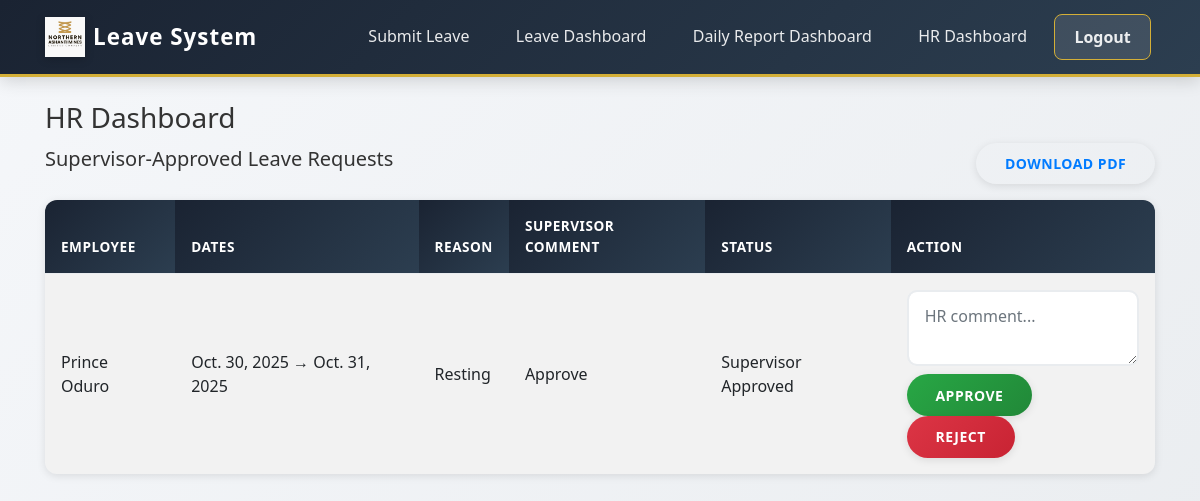
Page /hr/ (signed in) on the committed database.
### leave_app/models.py (models this page shows, shortened)
class LeaveRequest(models.Model):
    STATUS_CHOICES = [
        ('Pending', 'Pending Supervisor Approval'),
        ('Supervisor Approved', 'Approved by Supervisor'),
        ('Supervisor Rejected', 'Rejected by Supervisor'),
        ('HR Approved', 'Approved by HR'),
        ('HR Rejected', 'Rejected by HR'),
    ]
    employee = models.ForeignKey(Employee, on_delete=models.CASCADE)
    supervisor = models.ForeignKey(Supervisor, on_delete=models.CASCADE)
    start_date = models.DateField()
    end_date = models.DateField()
    reason = models.TextField()
    supervisor_comment = models.TextField(blank=True)
    hr_comment = models.TextField(blank=True)
    status = models.CharField(max_length=30, choices=STATUS_CHOICES, default='Pending')
    date_requested = models.DateField(default=date.today)

class Employee(models.Model):
    user = models.OneToOneField(User, on_delete=models.CASCADE)
    department = models.CharField(max_length=100)
    position = models.CharField(max_length=100, blank=True)
    annual_leave_days = models.IntegerField(default=30) # yearly allocation
    leave_days_taken = models.IntegerField(default=0)
    last_reset_year = models.IntegerField(default=date.today().year)

### leave_app/views.py (the view)
# urls.py: path('hr/', views.hr_dashboard, name='hr_dashboard'),
@login_required
def hr_dashboard(request):
    if not request.user.is_staff:
        messages.error(request, "Access denied. Only HR staff can view this page.")
        return redirect('login')
    try:
        employee = Employee.objects.get(user=request.user)
    except Employee.DoesNotExist:
        messages.error(request, "Access denied. You are not registered as an HR staff.")
        return redirect('login')
    if employee.department != 'Human Resource & Administration':
        messages.error(request, "Access denied. You are not in the HR department.")
        return redirect('login')
    requests = LeaveRequest.objects.filter(status='Supervisor Approved').order_by('-date_requested')
    return render(request, 'hr_dashboard.html', {'requests': requests})

### templates/hr_dashboard.html (shortened to what this page needs)
{% extends 'base.html' %}
{% block content %}
<h3>HR Dashboard</h3>
<div class="d-flex justify-content-between align-items-center mb-3">
  <h5>Supervisor-Approved Leave Requests</h5>
  <a href="{% url 'export_leave_pdf' %}" class="btn btn-outline-primary">Download PDF</a>
</div>
<table class="table table-striped">
  <thead class="thead-light">
    <tr>
      <th>Employee</th>
      <th>Dates</th>
      <th>Reason</th>
      <th>Supervisor Comment</th>
      <th>Status</th>
      <th>Action</th>
    </tr>
  </thead>
  <tbody>
    {% for leave in requests %}
      <tr>
        <td>{{ leave.employee.user.get_full_name }}</td>
        <td>{{ leave.start_date }} → {{ leave.end_date }}</td>
        <td>{{ leave.reason }}</td>
        <td>{{ leave.supervisor_comment }}</td>
        <td>{{ leave.status }}</td>
        <td>
          <form method="POST" action="{% url 'hr_approve' leave.id %}">
            <textarea name="comment" placeholder="HR comment..." class="form-control mb-2" rows="2"></textarea>
            <button name="action" value="approve" class="btn btn-success btn-sm">Approve</button>
            <button name="action" value="reject" class="btn btn-danger btn-sm">Reject</button>
          </form>
        </td>
      </tr>
    {% empty %}
      <tr><td colspan="6" class="text-center">No supervisor-approved requests.</td></tr>
    {% endfor %}
  </tbody>
</table>
{% endblock %}

### templates/base.html (style rules this page uses)
:root { --primary-navy: #1a2332; --primary-navy-light: #2c3e50; --accent-gold: #d4af37; --accent-gold-dark: #b8941f; --accent-gold-light: #f0e68c; --success-green: #28a745; --danger-red: #dc3545; --warning-yellow: #ffc107; --info-blue: #17a2b8; --light-bg: #f8f9fa; --white: #ffffff; --shadow-sm: 0 2px 8px rgba(0,0,0,0.1); --shadow-md: 0 4px 16px rgba(0,0,0,0.15); --shadow-lg: 0 8px 24px rgba(0,0,0,0.2); }
* { margin: 0; padding: 0; box-sizing: border-box; }
body { font-family: 'Segoe UI', Tahoma, Geneva, Verdana, sans-serif; background: linear-gradient(135deg, #f5f7fa 0%, #e9ecef 100%); min-height: 100vh; color: #333; }
.table { background: var(--white); border-radius: 12px; overflow: hidden; box-shadow: var(--shadow-sm); }
.table thead th { background: linear-gradient(135deg, var(--primary-navy) 0%, var(--primary-navy-light) 100%); color: #ffffff !important; border: none; font-weight: 600; padding: 1rem; text-transform: uppercase; font-size: 0.85rem; letter-spacing: 0.5px; }
.table thead tr { color: #ffffff !important; }
.table tbody td { padding: 1rem; vertical-align: middle; border-color: #e9ecef; }
.btn { padding: 0.65rem 1.8rem; font-weight: 600; border-radius: 50px; transition: all 0.3s ease; text-transform: uppercase; font-size: 0.875rem; letter-spacing: 0.5px; box-shadow: var(--shadow-sm); border: none; }
.btn-success { background: linear-gradient(135deg, #28a745 0%, #218838 100%); }
.btn-danger { background: linear-gradient(135deg, #dc3545 0%, #c82333 100%); }
.form-control { border-radius: 10px; padding: 0.75rem 1rem; border: 2px solid #e9ecef; transition: all 0.3s ease; }
html { scroll-behavior: smooth; }

### rows in the picture
LeaveRequest: employee.user.get_full_name "Prince Oduro", start_date "Oct. 30, 2025", end_date "Oct. 31, 2025", reason "Resting", supervisor_comment "Approve", status "Supervisor Approved"
